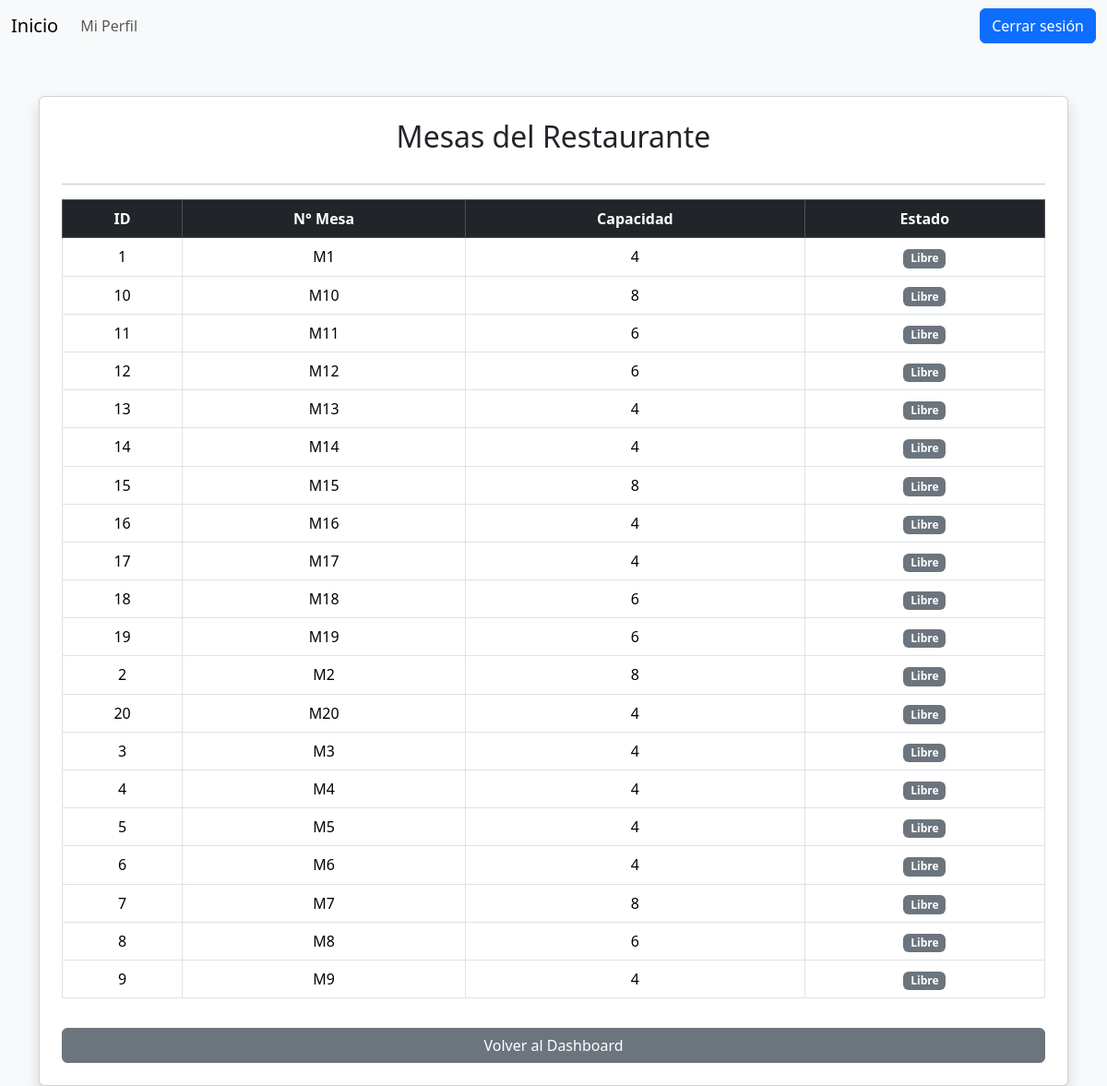
The app's page /ver_mesas.php (signed in) with its own data.
### tables this page shows
CREATE TABLE `mesas` (
  `id_mesa` int(11) NOT NULL,
  `numero_mesa` varchar(5) NOT NULL,
  `capacidad` int(11) NOT NULL,
  `estado` varchar(10) NOT NULL
);

### ver_mesas.php (the view, shortened to what this page needs)
<?php
$conexion = new mysqli("localhost", "root", "", "restaurante");
$sql = "SELECT * FROM mesas ORDER BY numero_mesa ASC";
$resultado = $conexion->query($sql);
?>
<!DOCTYPE html>
<html lang="es">
<head>
    <link href="https://cdn.jsdelivr.net/npm/bootstrap@5.3.3/dist/css/bootstrap.min.css" rel="stylesheet">
</head>
<body class="bg-light">
    <nav class="navbar navbar-expand-lg bg-body-tertiary">
        <div class="container-fluid">
            <a class="navbar-brand" href="portal_trabajador.php">Inicio</a>
            <div class="collapse navbar-collapse" id="navbarSupportedContent">
                <ul class="navbar-nav me-auto mb-2 mb-lg-0">
                    <li class="nav-item">
                        <a class="nav-link" aria-current="page" href="perfil_usuario.php">Mi Perfil</a>
                    </li>
                </ul>
                <a href="logout.php">
                    <button type="submit" class="btn btn-primary">Cerrar sesión</button>
                </a>
            </div>
        </div>
    </nav>
<div class="container mt-5">
    <div class="card p-4 shadow">
        <h2 class="text-center mb-3">Mesas del Restaurante</h2>
        <hr>
        <table class="table table-bordered table-hover text-center">
            <thead class="table-dark">
                <tr>
                    <th>ID</th>
                    <th>N° Mesa</th>
                    <th>Capacidad</th>
                    <th>Estado</th>
                </tr>
            </thead>
            <tbody>
            <?php while ($mesa = $resultado->fetch_assoc()): ?>
                <tr>
                    <td><?= $mesa["id_mesa"] ?></td>
                    <td><?= $mesa["numero_mesa"] ?></td>
                    <td><?= $mesa["capacidad"] ?></td>
                    <td>
                        <?php
                        $estado = $mesa["estado"];
                        $badge = "secondary";
                        ?>
                        <span class="badge bg-<?= $badge ?>"><?= $estado ?></span>
                    </td>
                </tr>
            <?php endwhile; ?>
            </tbody>
        </table>
        <a href="dashboard.php" class="btn btn-secondary w-100 mt-3">Volver al Dashboard</a>
    </div>
</div>
</body>
</html>

### records on screen
mesas: id_mesa "1", numero_mesa "M1", capacidad "4", estado "Libre"
mesas: id_mesa "10", numero_mesa "M10", capacidad "8", estado "Libre"
mesas: id_mesa "11", numero_mesa "M11", capacidad "6", estado "Libre"
mesas: id_mesa "12", numero_mesa "M12", capacidad "6", estado "Libre"
mesas: id_mesa "13", numero_mesa "M13", capacidad "4", estado "Libre"
mesas: id_mesa "14", numero_mesa "M14", capacidad "4", estado "Libre"
mesas: id_mesa "15", numero_mesa "M15", capacidad "8", estado "Libre"
mesas: id_mesa "16", numero_mesa "M16", capacidad "4", estado "Libre"
mesas: id_mesa "17", numero_mesa "M17", capacidad "4", estado "Libre"
mesas: id_mesa "18", numero_mesa "M18", capacidad "6", estado "Libre"
mesas: id_mesa "19", numero_mesa "M19", capacidad "6", estado "Libre"
mesas: id_mesa "2", numero_mesa "M2", capacidad "8", estado "Libre"
mesas: id_mesa "20", numero_mesa "M20", capacidad "4", estado "Libre"
mesas: id_mesa "3", numero_mesa "M3", capacidad "4", estado "Libre"
mesas: id_mesa "4", numero_mesa "M4", capacidad "4", estado "Libre"
mesas: id_mesa "5", numero_mesa "M5", capacidad "4", estado "Libre"
mesas: id_mesa "6", numero_mesa "M6", capacidad "4", estado "Libre"
mesas: id_mesa "7", numero_mesa "M7", capacidad "8", estado "Libre"
mesas: id_mesa "8", numero_mesa "M8", capacidad "6", estado "Libre"
mesas: id_mesa "9", numero_mesa "M9", capacidad "4", estado "Libre"
